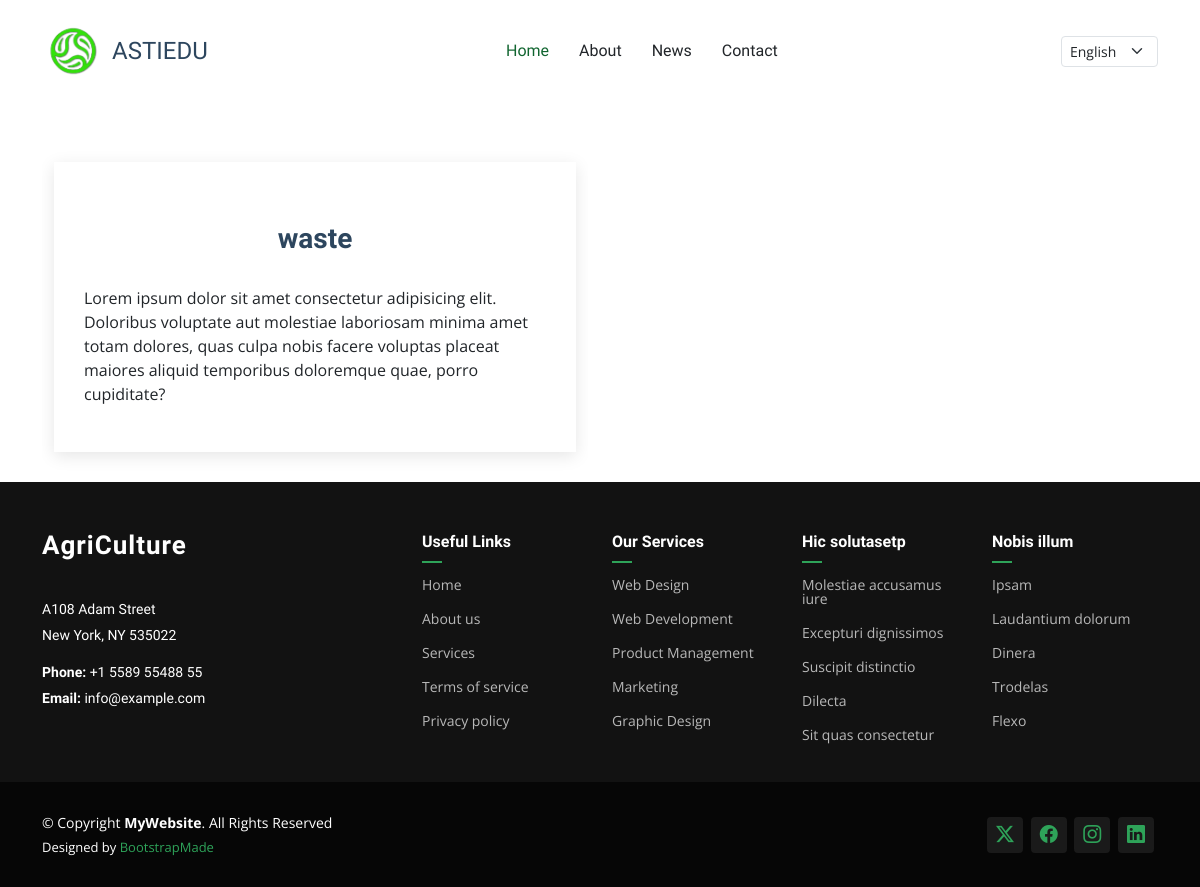
The app's page /en/category/3 with its own data.
### main/models.py (models this page shows, shortened)
class category(models.Model):
    name = models.CharField(max_length=255)
    about = RichTextField()
    img = models.ImageField(upload_to='categories/')
    class Meta:
        verbose_name = 'Category'
        verbose_name_plural = 'Categories'

### main/views.py (the view)
# urls.py: path('category/<int:id>' , views.category_details , name = 'category-details'),
def category_details(request, id):
    category_obj = get_object_or_404(
        category.objects.prefetch_related('category_items'),
        id=id
    )
    category_items = category_obj.category_items.all()
    context = {
        'category': category_obj,
        'category_items_': category_items
    }
    return render(request, 'category-details.html', context)

### templates/category-details.html (shortened to what this page needs)
{% extends 'base.html' %}
{% load static %}
{% block content %}
  <main class="main">
    <div class="container">
      <div class="row d-flex align-items-stretch">
        <div class="col-lg-6">
          <section id="blog-details" class="blog-details section">
            <div class="container">
              <article class="article">
                <h2 class="title text-center">{{ category.name }}</h2>
                  <div class="content">
                    {{ category.about|safe }}
                  </div>
              </article>
            </div>
          </section>
        </div>
        <div class="col-lg-6">
          <section class="blog-details d-flex flex-column gap-1">
          </section>
        </div>
      </div>
    </div>
  </main>
{% endblock %}

### staticfiles/assets/css/main.css (style rules this page uses)
:root { --default-font: "Open Sans", system-ui, -apple-system, "Segoe UI", Roboto, "Helvetica Neue", Arial, "Noto Sans", "Liberation Sans", sans-serif, "Apple Color Emoji", "Segoe UI Emoji", "Segoe UI Symbol", "Noto Color Emoji"; --heading-font: "Marcellus", sans-serif; --nav-font: "Marcellus", sans-serif; }
:root { --background-color: #ffffff; --default-color: #212529; --heading-color: #2d465e; --accent-color: #116530; --surface-color: #ffffff; --contrast-color: #ffffff; }
:root { --nav-color: #212529; --nav-hover-color: #116530; --nav-mobile-background-color: #ffffff; --nav-dropdown-background-color: #ffffff; --nav-dropdown-color: #212529; --nav-dropdown-hover-color: #116530; }
:root { scroll-behavior: smooth; }
body { color: var(--default-color); background-color: var(--background-color); font-family: var(--default-font); }
h1, h2, h3, h4, h5, h6 { color: var(--heading-color); font-family: var(--heading-font); }
section, .section { color: var(--default-color); background-color: var(--background-color); padding: 60px 0; scroll-margin-top: 100px; overflow: clip; }
.blog-details { padding-bottom: 30px; }
.blog-details .article { background-color: var(--surface-color); padding: 30px; box-shadow: 0 4px 16px rgba(0, 0, 0, 0.1); }
.blog-details .title { color: var(--heading-color); font-size: 28px; font-weight: 700; padding: 0; margin: 30px 0; }
.blog-details .content { margin-top: 20px; }

### records on screen
category: name "waste", about "Lorem ipsum dolor sit amet consectetur adipisicing elit. Doloribus voluptate aut molestiae laboriosam minima amet totam dolores, quas culpa nobis facere voluptas placeat maiores aliquid temporibus doloremque quae, porro cupiditate?"

### other values on screen
form field language "English"
